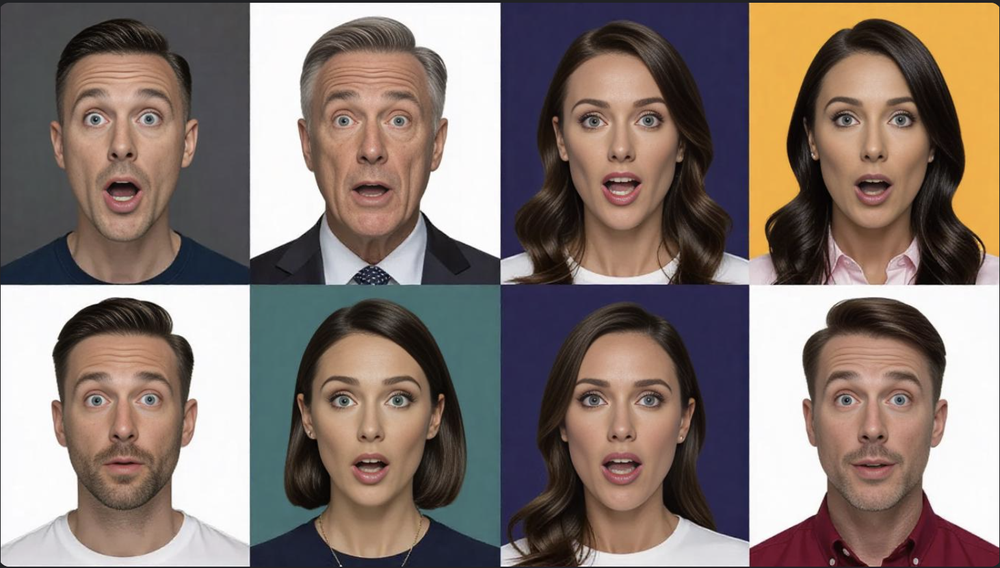
#> input picture images/emotions/surprise.png, 1000 x 568 px, shrunk from 1462 x 830 before the run
$ python '09 draw 03 rectangle.py'
#> lines starting #> are read from the running program, lines starting #| are printed output that depends on the picture; after the words box and inside, x2 and y2 are one past the last pixel; in counts of white or black regions, pixels touching at a corner belong together
#!/usr/bin/env python3.12
# -*- Coding: UTF-8 -*-
# @Time     :   2025/4/19 14:23
# @Author   :   Shawn
# @Version  :   Version 0.1.0
# @File     :   09 draw 03 rectangle.py
# @Desc     :

from cv2 import (namedWindow, WINDOW_NORMAL,
                 imread, imshow,
                 waitKey, destroyAllWindows,
                 rectangle)
from random import randint


def main() -> None:
    """ Main Function """
    WINDOW_NAME: str = "Main"
    namedWindow(WINDOW_NAME, WINDOW_NORMAL)

    IMAGE: str = "images/emotions/surprise.png"
    image = imread(IMAGE, 1)
#> image is the input picture: shape (568, 1000, 3); mean B, G, R 111.7, 118.6, 133.3

    if image is not None:
        print(f"The type of Image is {type(image)}")
#| The type of Image is <class 'numpy.ndarray'>
        print(f"The shape of Image is {image.shape}")
#| The shape of Image is (568, 1000, 3)

        # Get the width and height of the image loaded
        height, width, _ = image.shape
#> height = 568; width = 1000
        print(f"The height of image is {height} and the width is {width}.")
#| The height of image is 568 and the width is 1000.
        START: int = randint(0, height - 1)
#> START = 394
        END: int = randint(0, width - 1)
#> END = 776
        print(f"The height and width of the start point is ({START}, {START})")
#| The height and width of the start point is (394, 394)
        print(f"The height and width of the end point is ({END}, {END})")
#| The height and width of the end point is (776, 776)
        # Draw a rectangle on the image
        colour: tuple[int, int, int] = (0, 255, 0)  # Green color in BGR
        thickness: int = 5
        rectangle(image, (START, START), (END, END), colour, thickness)
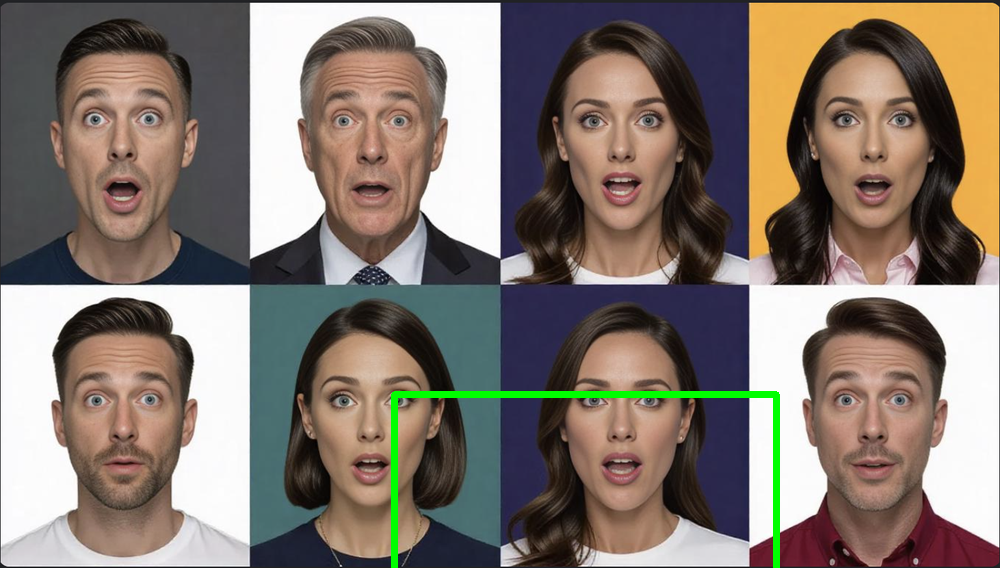
#> image: shape (568, 1000, 3); 0.9% of pixels changed, all inside (x1, y1, x2, y2) = (391, 391, 780, 568)

        imshow(WINDOW_NAME, image)
        print(f"Image {IMAGE} displayed in window.")
    else:
        print(f"Failed to load image from {IMAGE}. Please check the path.")

    while True:
        if (key := waitKey(100) & 0xFF) == 27:
#> (key Esc is pressed here)
            print("ESC key pressed.")
            break
        elif key != 255:
            print(f"Key {key} pressed.")

    destroyAllWindows()
    print("Done.")


if __name__ == "__main__":
    main()

$ run again, with images/emotions/0-s-20250418131725.png copied over images/emotions/surprise.png
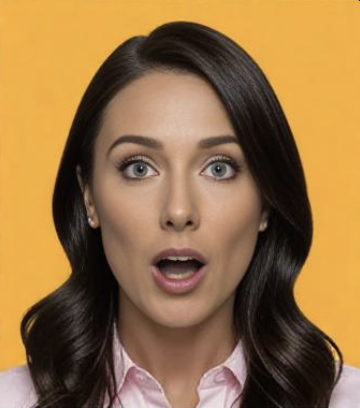
#> input picture images/emotions/0-s-20250418131725.png, 360 x 408 px
#> in main, image is the input picture: shape (408, 360, 3); mean B, G, R 70.1, 113.7, 149.5
#| The type of Image is <class 'numpy.ndarray'>
#| The shape of Image is (408, 360, 3)
#| The height of image is 408 and the width is 360.
#| The height and width of the start point is (197, 197)
#| The height and width of the end point is (215, 215)
#> in main, `rectangle(image, (START, START), (END, END), colour, thickness)`:
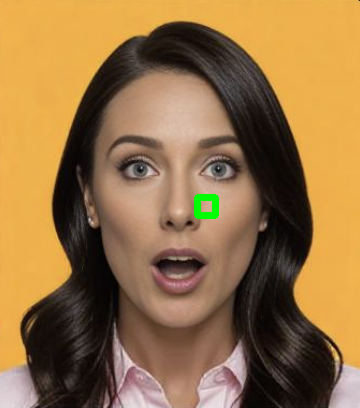
#> image: shape (408, 360, 3); 0.33% of pixels changed, all inside (x1, y1, x2, y2) = (194, 194, 219, 219)

$ run again, with images/emotions/1-s-20250418131640.png copied over images/emotions/surprise.png
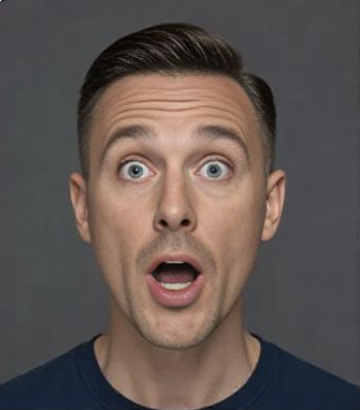
#> input picture images/emotions/1-s-20250418131640.png, 360 x 410 px
#> in main, image is the input picture: shape (410, 360, 3); mean B, G, R 81.2, 85.1, 96.3
#| The type of Image is <class 'numpy.ndarray'>
#| The shape of Image is (410, 360, 3)
#| The height of image is 410 and the width is 360.
#| The height and width of the start point is (197, 197)
#| The height and width of the end point is (215, 215)
#> in main, `rectangle(image, (START, START), (END, END), colour, thickness)`:
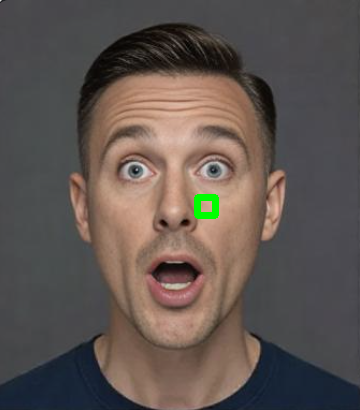
#> image: shape (410, 360, 3); 0.33% of pixels changed, all inside (x1, y1, x2, y2) = (194, 194, 219, 219)
